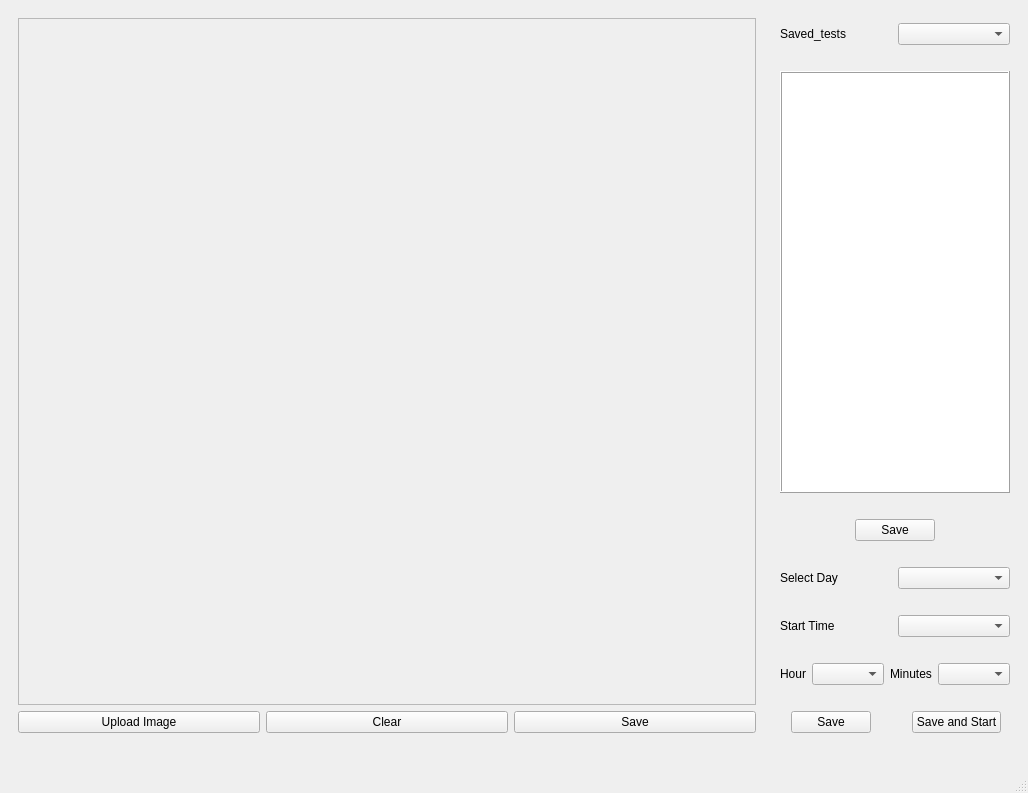
<?xml version="1.0" encoding="UTF-8"?>
<ui version="4.0">
 <class>MainWindow</class>
 <widget class="QMainWindow" name="MainWindow">
  <property name="geometry">
   <rect>
    <x>0</x>
    <y>0</y>
    <width>1028</width>
    <height>793</height>
   </rect>
  </property>
  <property name="sizePolicy">
   <sizepolicy hsizetype="Expanding" vsizetype="Expanding">
    <horstretch>0</horstretch>
    <verstretch>0</verstretch>
   </sizepolicy>
  </property>
  <property name="windowTitle">
   <string>Autonomus Parking Configuration</string>
  </property>
  <property name="tabShape">
   <enum>QTabWidget::Rounded</enum>
  </property>
  <widget class="QWidget" name="centralwidget">
   <layout class="QGridLayout" name="gridLayout">
    <item row="1" column="0">
     <spacer name="verticalSpacer_7">
      <property name="orientation">
       <enum>Qt::Vertical</enum>
      </property>
      <property name="sizeType">
       <enum>QSizePolicy::Fixed</enum>
      </property>
      <property name="sizeHint" stdset="0">
       <size>
        <width>20</width>
        <height>20</height>
       </size>
      </property>
     </spacer>
    </item>
    <item row="0" column="0">
     <layout class="QHBoxLayout" name="horizontalLayout_3" stretch="4,1">
      <property name="sizeConstraint">
       <enum>QLayout::SetMaximumSize</enum>
      </property>
      <item>
       <widget class="QWidget" name="" native="true">
        <layout class="QVBoxLayout" name="verticalLayout_2" stretch="5,1">
         <property name="sizeConstraint">
          <enum>QLayout::SetMaximumSize</enum>
         </property>
         <item>
          <widget class="QLabel" name="frame_">
           <property name="sizePolicy">
            <sizepolicy hsizetype="Minimum" vsizetype="Minimum">
             <horstretch>0</horstretch>
             <verstretch>0</verstretch>
            </sizepolicy>
           </property>
           <property name="minimumSize">
            <size>
             <width>0</width>
             <height>0</height>
            </size>
           </property>
           <property name="frameShape">
            <enum>QFrame::StyledPanel</enum>
           </property>
           <property name="frameShadow">
            <enum>QFrame::Raised</enum>
           </property>
           <property name="text">
            <string/>
           </property>
           <property name="alignment">
            <set>Qt::AlignCenter</set>
           </property>
          </widget>
         </item>
         <item>
          <layout class="QHBoxLayout" name="horizontalLayout">
           <item>
            <widget class="QPushButton" name="upload_button">
             <property name="text">
              <string>Upload Image</string>
             </property>
            </widget>
           </item>
           <item>
            <widget class="QPushButton" name="clear_button">
             <property name="text">
              <string>Clear</string>
             </property>
            </widget>
           </item>
           <item>
            <widget class="QPushButton" name="save_button">
             <property name="text">
              <string>Save</string>
             </property>
            </widget>
           </item>
          </layout>
         </item>
        </layout>
       </widget>
      </item>
      <item>
       <widget class="QWidget" name="" native="true">
        <layout class="QVBoxLayout" name="verticalLayout" stretch="0,1,1,3,1,1,0,1,0,1,0,1,0,1">
         <property name="sizeConstraint">
          <enum>QLayout::SetMaximumSize</enum>
         </property>
         <item>
          <spacer name="verticalSpacer_8">
           <property name="orientation">
            <enum>Qt::Vertical</enum>
           </property>
           <property name="sizeHint" stdset="0">
            <size>
             <width>20</width>
             <height>5</height>
            </size>
           </property>
          </spacer>
         </item>
         <item>
          <layout class="QHBoxLayout" name="horizontalLayout_7">
           <item>
            <widget class="QLabel" name="savedtestLabel">
             <property name="text">
              <string>Saved_tests</string>
             </property>
            </widget>
           </item>
           <item>
            <widget class="QComboBox" name="select_config_combobox"/>
           </item>
          </layout>
         </item>
         <item>
          <spacer name="verticalSpacer">
           <property name="orientation">
            <enum>Qt::Vertical</enum>
           </property>
           <property name="sizeType">
            <enum>QSizePolicy::Fixed</enum>
           </property>
           <property name="sizeHint" stdset="0">
            <size>
             <width>20</width>
             <height>20</height>
            </size>
           </property>
          </spacer>
         </item>
         <item>
          <widget class="QTableWidget" name="Parking_type_table_view">
           <property name="sizePolicy">
            <sizepolicy hsizetype="MinimumExpanding" vsizetype="MinimumExpanding">
             <horstretch>0</horstretch>
             <verstretch>0</verstretch>
            </sizepolicy>
           </property>
           <property name="frameShape">
            <enum>QFrame::Box</enum>
           </property>
           <property name="frameShadow">
            <enum>QFrame::Raised</enum>
           </property>
           <property name="sizeAdjustPolicy">
            <enum>QAbstractScrollArea::AdjustToContents</enum>
           </property>
           <property name="alternatingRowColors">
            <bool>true</bool>
           </property>
          </widget>
         </item>
         <item>
          <spacer name="verticalSpacer_4">
           <property name="orientation">
            <enum>Qt::Vertical</enum>
           </property>
           <property name="sizeType">
            <enum>QSizePolicy::Fixed</enum>
           </property>
           <property name="sizeHint" stdset="0">
            <size>
             <width>20</width>
             <height>20</height>
            </size>
           </property>
          </spacer>
         </item>
         <item>
          <layout class="QHBoxLayout" name="horizontalLayout_4" stretch="0,0,0">
           <property name="leftMargin">
            <number>0</number>
           </property>
           <property name="topMargin">
            <number>0</number>
           </property>
           <property name="rightMargin">
            <number>0</number>
           </property>
           <property name="bottomMargin">
            <number>0</number>
           </property>
           <item>
            <spacer name="horizontalSpacer_2">
             <property name="orientation">
              <enum>Qt::Horizontal</enum>
             </property>
             <property name="sizeHint" stdset="0">
              <size>
               <width>40</width>
               <height>20</height>
              </size>
             </property>
            </spacer>
           </item>
           <item>
            <widget class="QPushButton" name="save_parking">
             <property name="text">
              <string>Save</string>
             </property>
            </widget>
           </item>
           <item>
            <spacer name="horizontalSpacer_3">
             <property name="orientation">
              <enum>Qt::Horizontal</enum>
             </property>
             <property name="sizeHint" stdset="0">
              <size>
               <width>40</width>
               <height>20</height>
              </size>
             </property>
            </spacer>
           </item>
          </layout>
         </item>
         <item>
          <spacer name="verticalSpacer_2">
           <property name="orientation">
            <enum>Qt::Vertical</enum>
           </property>
           <property name="sizeHint" stdset="0">
            <size>
             <width>20</width>
             <height>20</height>
            </size>
           </property>
          </spacer>
         </item>
         <item>
          <layout class="QHBoxLayout" name="horizontalLayout_8">
           <item>
            <widget class="QLabel" name="dayselectorLabel">
             <property name="text">
              <string>Select Day</string>
             </property>
            </widget>
           </item>
           <item>
            <widget class="QComboBox" name="daySelectorCombobox"/>
           </item>
          </layout>
         </item>
         <item>
          <spacer name="verticalSpacer_3">
           <property name="orientation">
            <enum>Qt::Vertical</enum>
           </property>
           <property name="sizeHint" stdset="0">
            <size>
             <width>20</width>
             <height>20</height>
            </size>
           </property>
          </spacer>
         </item>
         <item>
          <layout class="QHBoxLayout" name="horizontalLayout_2">
           <item>
            <widget class="QLabel" name="startTimeLabel">
             <property name="text">
              <string>Start Time</string>
             </property>
            </widget>
           </item>
           <item>
            <widget class="QComboBox" name="startTimeCombobox">
             <property name="frame">
              <bool>true</bool>
             </property>
            </widget>
           </item>
          </layout>
         </item>
         <item>
          <spacer name="verticalSpacer_5">
           <property name="orientation">
            <enum>Qt::Vertical</enum>
           </property>
           <property name="sizeHint" stdset="0">
            <size>
             <width>20</width>
             <height>20</height>
            </size>
           </property>
          </spacer>
         </item>
         <item>
          <layout class="QHBoxLayout" name="horizontalLayout_6" stretch="2,2,1,2,3">
           <item>
            <widget class="QLabel" name="hourLabel">
             <property name="text">
              <string>Hour</string>
             </property>
            </widget>
           </item>
           <item>
            <widget class="QComboBox" name="hourCombobox"/>
           </item>
           <item>
            <spacer name="horizontalSpacer_4">
             <property name="orientation">
              <enum>Qt::Horizontal</enum>
             </property>
             <property name="sizeHint" stdset="0">
              <size>
               <width>40</width>
               <height>20</height>
              </size>
             </property>
            </spacer>
           </item>
           <item>
            <widget class="QLabel" name="minutesLabel">
             <property name="text">
              <string>Minutes</string>
             </property>
            </widget>
           </item>
           <item>
            <widget class="QComboBox" name="minutesCombobox"/>
           </item>
          </layout>
         </item>
         <item>
          <spacer name="verticalSpacer_6">
           <property name="orientation">
            <enum>Qt::Vertical</enum>
           </property>
           <property name="sizeHint" stdset="0">
            <size>
             <width>20</width>
             <height>20</height>
            </size>
           </property>
          </spacer>
         </item>
         <item>
          <layout class="QHBoxLayout" name="horizontalLayout_5" stretch="0,4,1">
           <property name="leftMargin">
            <number>11</number>
           </property>
           <property name="rightMargin">
            <number>9</number>
           </property>
           <item>
            <widget class="QPushButton" name="SaveconfigButton">
             <property name="text">
              <string>Save</string>
             </property>
            </widget>
           </item>
           <item>
            <spacer name="horizontalSpacer">
             <property name="orientation">
              <enum>Qt::Horizontal</enum>
             </property>
             <property name="sizeHint" stdset="0">
              <size>
               <width>40</width>
               <height>20</height>
              </size>
             </property>
            </spacer>
           </item>
           <item>
            <widget class="QPushButton" name="saveandstartButton">
             <property name="text">
              <string>Save and Start</string>
             </property>
            </widget>
           </item>
          </layout>
         </item>
        </layout>
       </widget>
      </item>
     </layout>
    </item>
   </layout>
  </widget>
  <widget class="QStatusBar" name="statusbar"/>
 </widget>
 <resources/>
 <connections/>
</ui>
